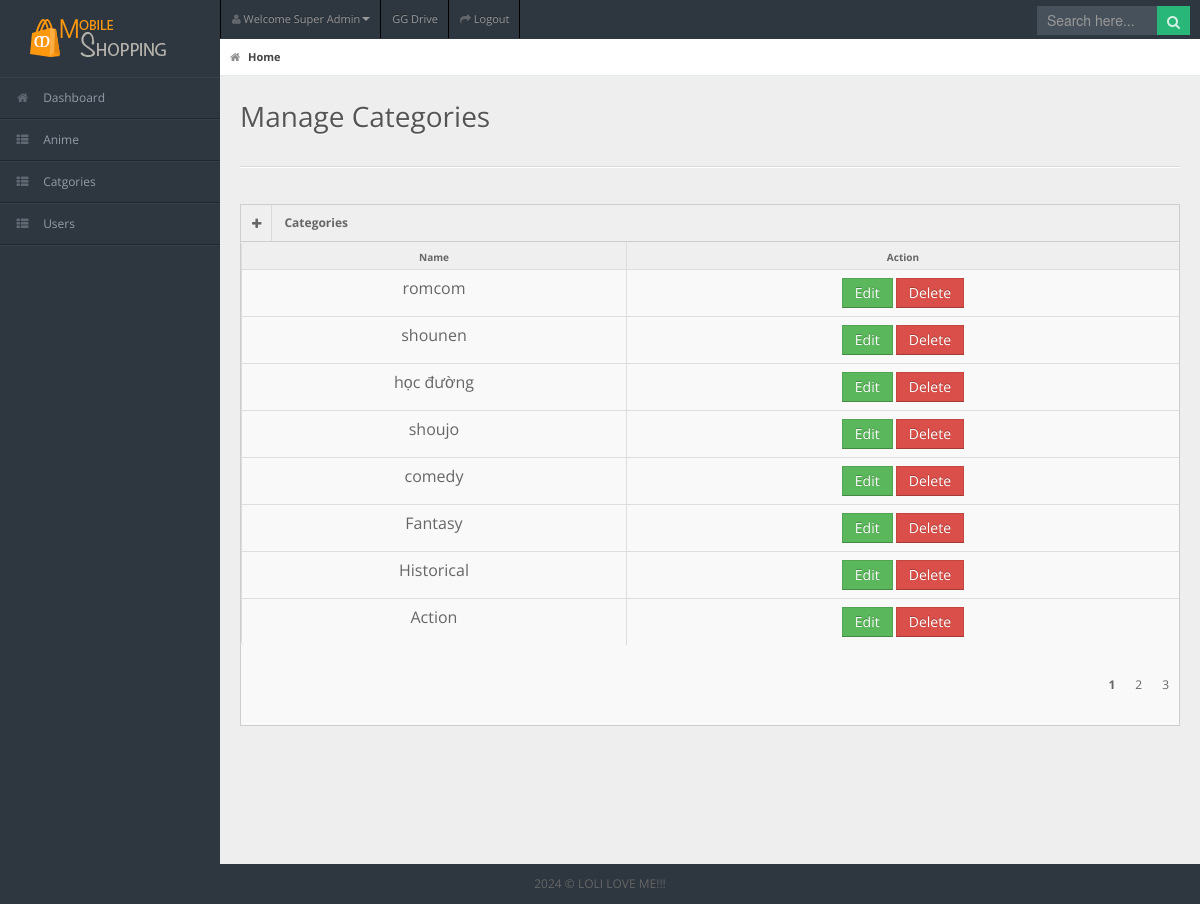
The page /admin/categories.php on the database as committed earlier.
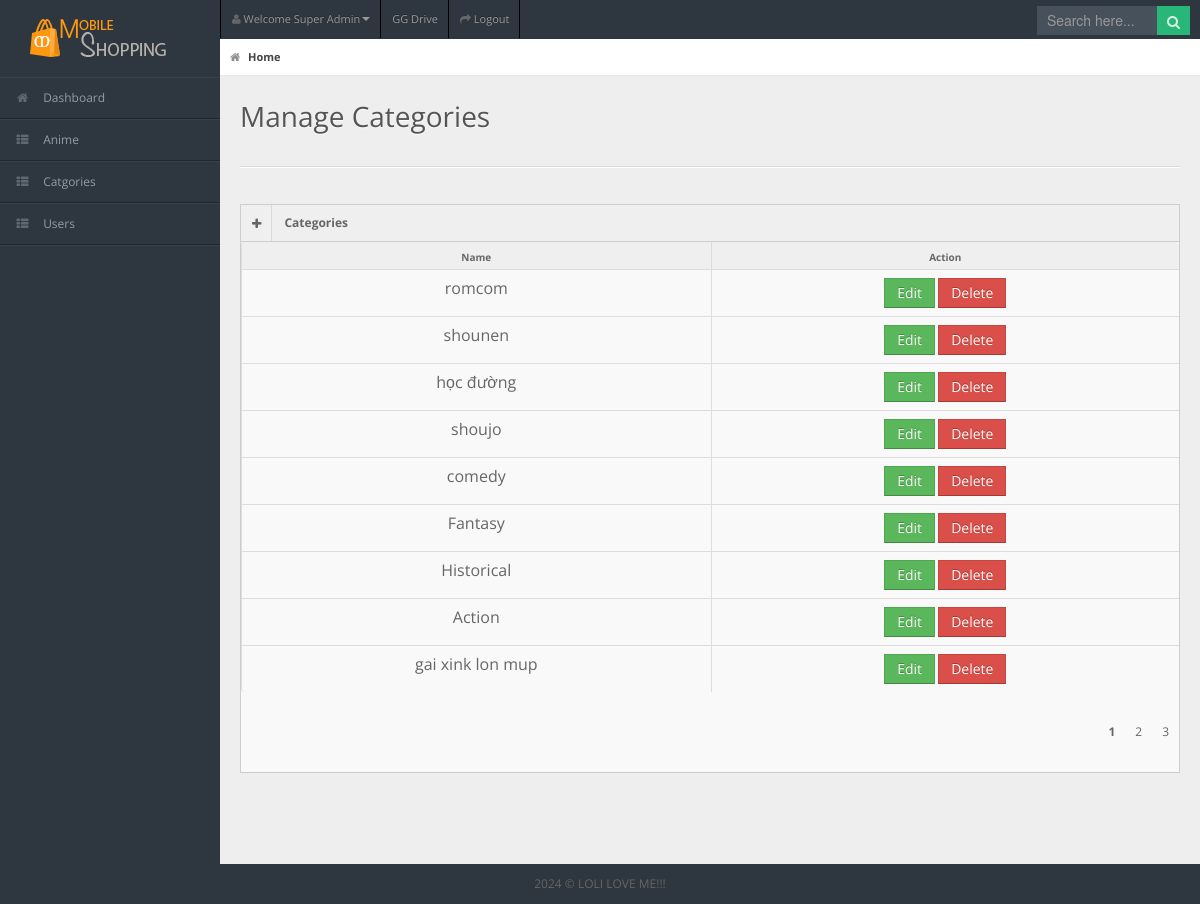
The same page on the database as committed later.
### tables this page shows
CREATE TABLE `tag` (
  `name_tag` text NOT NULL,
  `id_tag` int(11) NOT NULL
);

### admin/models/db.php (called while the page is built)
<?php
class Db
{
    public static $connection;
    public function __construct()
    {
        if (!self::$connection) {
            self::$connection = new mysqli(DB_HOST, DB_USER, DB_PASSWORD, DB_NAME, PORT);
            self::$connection->set_charset(DB_CHARSET);
        }
        return self::$connection;
    }
}

### admin/models/cate.php (called while the page is built, shortened)
<?php
class Cate extends Db
{
    public function getAllCate()
    {
        $sql = self::$connection->prepare("SELECT * FROM `tag`");
        $sql->execute();
        $item = $sql->get_result()->fetch_all(MYSQLI_ASSOC);
        return $item;
    }
}

### admin/categories.php (the view, shortened to what this page needs)
<?php
include "header.php";
include "sidebar.php";
?>
<div id="content">
    <div id="content-header">
        <div id="breadcrumb"> <a href="index.html" title="Go to Home" class="tip-bottom current"><i
                    class="icon-home"></i> Home</a></div>
        <h1>Manage Categories</h1>
    </div>
    <div class="container-fluid">
        <hr>
        <div class="row-fluid">
            <div class="span12">
                <div class="widget-box">
                    <div class="widget-title"> <span class="icon"><a href="form-add-cate.php"> <i class="icon-plus"></i>
                            </a></span>
                        <h5>Categories</h5>
                    </div>
                    <div class="widget-content nopadding">
                        <table class="table table-bordered
                                    table-striped">
                            <thead>
                                <tr>
                                    <th>Name</th>
                                    <th>Action</th>
                                </tr>
                            </thead>
                            <tbody>
                                <?php foreach ($cate->getAllCate() as $value): ?>
                                        <tr class="">
                                            <td style="text-align: center; font-size: 16px;"><?php echo $value['name_tag'] ?></td>
                                            <td style="text-align: center;">
                                                <a href=<?php echo "form-update-cate.php?idcate=".$value['id_tag']; ?> class="btn
                                                    btn-success">Edit</a>
                                                <a href=<?php echo "jump.php?select=7&idcate=".$value['id_tag'] ?> class="btn
                                                    btn-danger">Delete</a>
                                            </td>
                                        </tr>
                                <?php endforeach ?>
                            </tbody>
                        </table>
                        <div class="row" style="margin-left: 18px;">
                            <ul class="pagination">
                                <li class="active">1</li>
                                <li>2</li>
                                <li>3</li>
                            </ul>
                        </div>
                    </div>
                </div>
            </div>
        </div>
    </div>
</div>
<?php include "footer.php" ?>

Rows that differ between the two databases and show on the page:
added tag: name_tag "gai xink lon mup"
